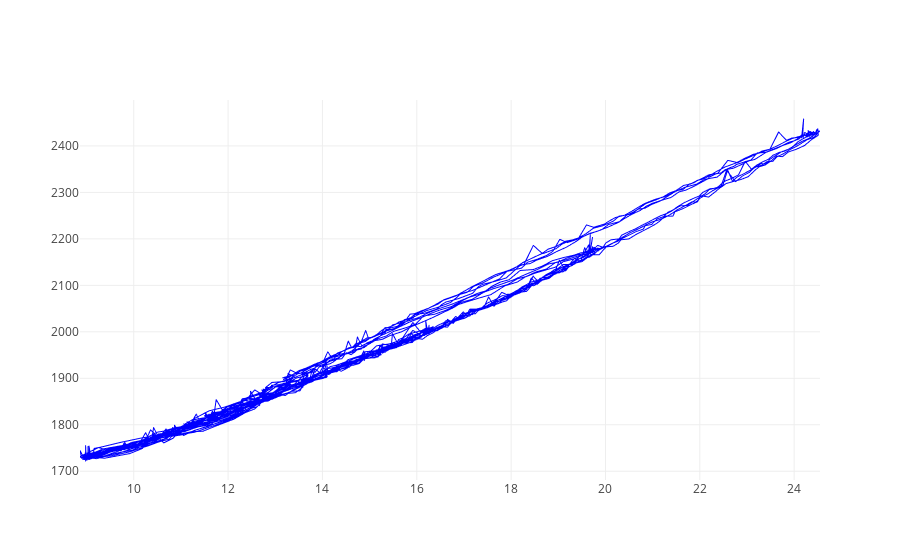

The notebook cell this image was saved under:
### Code cell
adjX = 3
adjY = 0
print ('adjX: ', adjX, 'adjY: ', adjY)

#assign data
trace0 = go.Scattergl(
        x = ynew[adjX:],
        y = SensorData[adjY:],
        name ="xy",
        mode = 'lines',
        line=dict(
            width=1, color='blue'
        )
)
data = [trace0]

iplot(data, filename='scatter')

### Figure 1 — Plotly figure (JSON) as saved in the notebook; plotly's stock layout.template omitted (floating-point values rounded to 4 significant figures; data arrays with more than 128 entries replaced by an {"elided": "..."} marker saying what was removed)
{"data": [{"line": {"color": "blue", "width": 1}, "mode": "lines", "name": "xy", "type": "scattergl", "x": {"elided": "3063 float values"}, "y": {"elided": "3087 str values"}}], "layout": {}}
